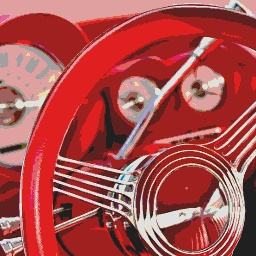
//> input picture img/0.jpg, 256 x 256 px
$ ./1.3.HSV_convert img/0.jpg out.png   (built with g++ and OpenCV 4)
//> lines starting //> are read from the running program, lines starting //| are printed output that depends on the picture
#include "opencv2/imgproc/imgproc.hpp"
#include "opencv2/highgui/highgui.hpp"
#include "opencv\cv.h"
#include <math.h>
#include <iostream>
#include <stdlib.h>
using namespace cv;
using namespace std;

// 1-3 HSV CONVERSION
/* HSV to RGB
	http://www.rapidtables.com/convert/color/hsv-to-rgb.htm
*/
// Find maximum
uchar findMax(uchar a, uchar b, uchar c) {
	uchar max = a;
	if (b > max)
		max = b;
	if (c > max)
		max = c;
	return max;
}

// Find minimum
uchar findMin(uchar a, uchar b, uchar c) {
	int min = a;
	if (b < min)
		min = b;
	if (c < min)
		min = c;
	return min;
}

// Calculate Hue
int Hue(uchar r, uchar g, uchar b, uchar max, uchar min) {
	int h;
	if (max == min)
		h = 0;
	else if (r == max)
		h =60 * (g - b) / (max - min);
	else if (g == max)
		h = 60 * (2 + (b - r) / (max - min));
	else if (b == max)
		h = 60 * (4 + (r - g) / (max - min));

	return h % 360;
}

// Calculate saturation
double Sat(uchar max, uchar min) {
	if (max == min)
		return 0;
	else
		return (double)(max - min) / max;
}

int main(int argc, char** argv)
{
	// Print out usage
	if (argc != 3) {
		cout << "Usage: " << argv[0] << "[input] [output]" << endl;
		waitKey(0);
		return 0;
	}

	// Read the image data and store it in 'in'
	Mat in = imread(argv[1], CV_LOAD_IMAGE_ANYDEPTH | CV_LOAD_IMAGE_ANYCOLOR);
//> in is the input picture: 256 rows x 256 cols, CV_8UC3; mean B, G, R 77.4, 78.3, 171.3

	// Check whether the image is loaded or not
	if (in.empty()) {
		cout << "Error: Image cannot be loaded!" << endl;
		return -1;
	}

	// Display the original image
	imshow("Original", in);

	// Split input image into 3 channels
	Mat channel[3];
	split(in, channel);
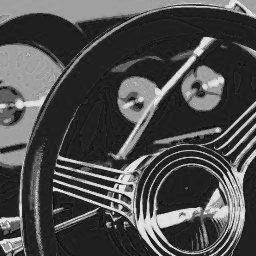
//> channel[0]: 256 rows x 256 cols, CV_8UC1; min 0, max 254, mean 77.4
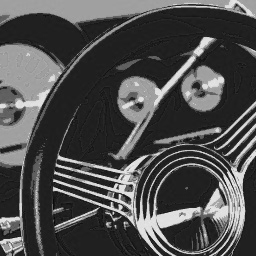
//> channel[1]: 256 rows x 256 cols, CV_8UC1; min 0, max 239, mean 78.3
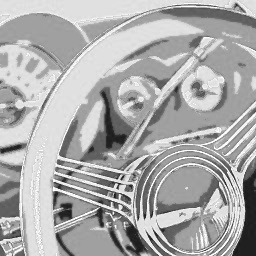
//> channel[2]: 256 rows x 256 cols, CV_8UC1; min 20, max 255, mean 171.3
	uchar R, G, B, max, min;
	int H;
	double S, V;
	double C, X, m, r, g, b;
	// Create output image (8 bit depth, 3 channel)
	Mat output(in.rows, in.cols, CV_8UC3);

	for (int y = 0; y < in.rows; y++) {
		for (int x = 0; x < in.cols; x++) {
			B = channel[0].at<uchar>(y, x);
			G = channel[1].at<uchar>(y, x);
			R = channel[2].at<uchar>(y, x);
			max = findMax(R, G, B);
			min = findMin(R, G, B);

			// Calculate HSV
			H = Hue(R, G, B, max, min);
			S = Sat(max, min);
			V = max * 1.0 / 255;
			// Add 180 to Hue
			if (H > 180)
				H -= 180;
			else
				H += 180;

			// Convert back to RGB
			C = V * S;
			m = V - C;
			X = C * (1 - abs((H / 60) % 2 - 1));
			if (H < 60) {
				r = C;
				g = X;
				b = 0;
			}
			else if (H < 120) {
				r = X;
				g = C;
				b = 0;
			}
			else if (H < 180) {
				r = 0;
				g = C;
				b = X;
			}
			else if (H < 240) {
				r = 0;
				g = X;
				b = C;
			}
			else if (H < 300) {
				r = X;
				g = 0;
				b = C;
			}
			else if (H < 360) {
				r = C;
				g = 0;
				b = X;
			}
			channel[0].at<uchar>(y, x) = (b + m) * 255;
			channel[1].at<uchar>(y, x) = (g + m) * 255;
			channel[2].at<uchar>(y, x) = (r + m) * 255;
		}
	}
//> this loop made 256 passes
//> (B, G, R, max, min, H) on passes 1 to 3: (158, 158, 228, 228, 158, 180), (158, 159, 227, 227, 158, 180), (156, 161, 224, 224, 156, 184)
//> after the loop, B = 32; G = 32; R = 32; max = 32; min = 32; H = 180
	// Merge 3 channels
	merge(channel, 3, output);
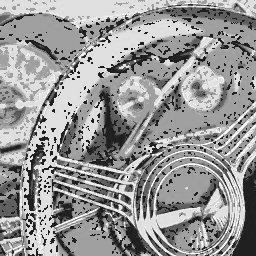
//> channel[0]: 256 rows x 256 cols, CV_8UC1; min 2, max 255, mean 151.6
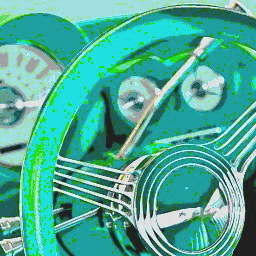
//> output: 256 rows x 256 cols, CV_8UC3; mean B, G, R 151.6, 171.5, 75.6
	// Display output image
	imshow("HSV", output);

	// Specify compression quality
	vector<int> params;
	params.push_back(CV_IMWRITE_JPEG_QUALITY);
	params.push_back(100);

	// Write img to file
	bool saveImg = imwrite(argv[2], output, params);

	if (!saveImg) {
		cout << "ERROR : Failed to save the image" << endl;
	}

	waitKey(0);
	//destroyAllWindows;
	return 0;
}

$ run again, on img/10.jpg
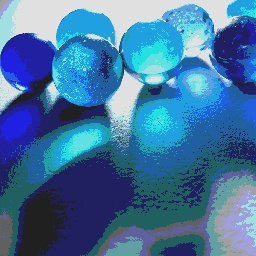
//> input picture img/10.jpg, 256 x 256 px
//> in is the input picture: 256 rows x 256 cols, CV_8UC3; mean B, G, R 158.8, 115.4, 66.8
//> `split(in, channel);`:
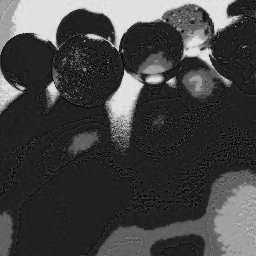
//> channel[2]: 256 rows x 256 cols, CV_8UC1; min 0, max 234, mean 66.8
//> the loop `for (int y = 0; y < in.rows; y++)` made 256 passes
//> (B, G, R, max, min, H) on passes 1 to 3: (249, 206, 59, 249, 59, 60), (209, 173, 19, 209, 19, 60), (202, 179, 10, 202, 10, 60)
//> after the loop `for (int y = 0; y < in.rows; y++)`: B = 206; G = 162; R = 163; max = 206; min = 162; H = 60
//> `merge(channel, 3, output);`:
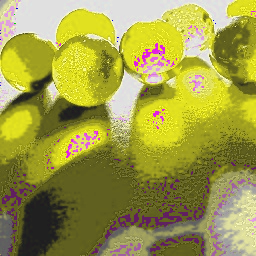
//> output: 256 rows x 256 cols, CV_8UC3; mean B, G, R 70.4, 154.8, 159

$ run again, on img/11.jpg
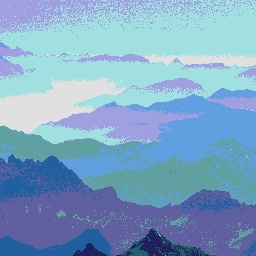
//> input picture img/11.jpg, 256 x 256 px
//> in is the input picture: 256 rows x 256 cols, CV_8UC3; mean B, G, R 197.7, 165.1, 126
//> `split(in, channel);`:
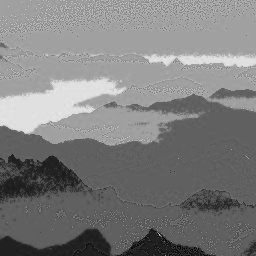
//> channel[2]: 256 rows x 256 cols, CV_8UC1; min 0, max 234, mean 126
//> the loop `for (int y = 0; y < in.rows; y++)` made 256 passes
//> (B, G, R, max, min, H) on passes 1 to 3: (191, 181, 134, 191, 134, 60), (228, 219, 169, 228, 169, 60), (230, 221, 164, 230, 164, 60)
//> after the loop `for (int y = 0; y < in.rows; y++)`: B = 166; G = 105; R = 73; max = 166; min = 73; H = 60
//> `merge(channel, 3, output);`:
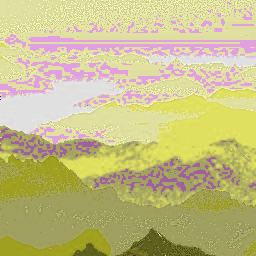
//> output: 256 rows x 256 cols, CV_8UC3; mean B, G, R 133.4, 190.2, 197.9

$ run again, on img/12.jpg
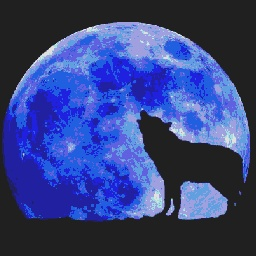
//> input picture img/12.jpg, 256 x 256 px
//> in is the input picture: 256 rows x 256 cols, CV_8UC3; mean B, G, R 130.4, 67, 53.3
//> `split(in, channel);`:
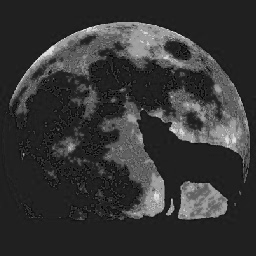
//> channel[2]: 256 rows x 256 cols, CV_8UC1; min 0, max 228, mean 53.3
//> after the loop `for (int y = 0; y < in.rows; y++)`: B = 32; H = 180
//> `merge(channel, 3, output);`:
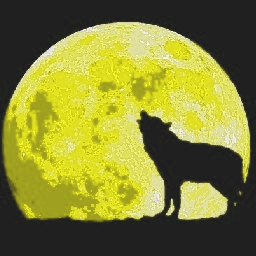
//> output: 256 rows x 256 cols, CV_8UC3; mean B, G, R 53, 130.4, 130.4
